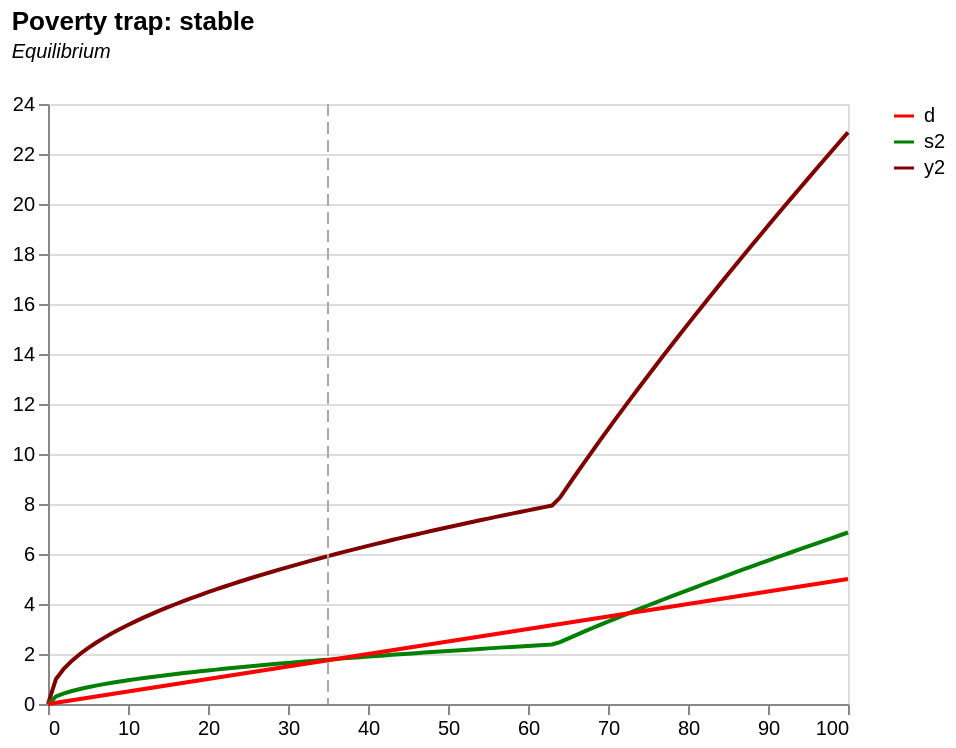

Write the Vega-Lite specification saved for this chart.
### Vega-Lite specification from a JSON file in a GitHub repository (floating-point values rounded to 4 significant figures)
{"$schema": "https://vega.github.io/schema/vega-lite/v5.json", "title": {"text": "Poverty trap: stable", "subtitle": ["Equilibrium", ""], "subtitleFontStyle": "italic", "subtitleFontSize": 10, "anchor": "start", "color": "black"}, "data": {"values": [{"k": "0", "y": "0", "s": "0", "s1": "0", "s2": "0", "s3": "0", "d": "0", "a": "0", "y2_a": "0", "y2_b": "0", "y2": "0", "a2": "0"}, {"k": "1", "y": "1", "s": "0.4", "s1": "0.2", "s2": "0.3", "s3": "0.9", "d": "0.05", "a": "0.35", "y2_a": "1", "y2_b": "0", "y2": "1", "a2": "0.25"}, {"k": "2", "y": "1.414213562", "s": "0.565685425", "s1": "0.4", "s2": "0.424264069", "s3": "1.8", "d": "0.1", "a": "0.465685425", "y2_a": "1.414213562", "y2_b": "0", "y2": "1.414213562", "a2": "0.324264069"}, {"k": "3", "y": "1.732050808", "s": "0.692820323", "s1": "0.6", "s2": "0.519615242", "s3": "2.7", "d": "0.15", "a": "0.542820323", "y2_a": "1.732050808", "y2_b": "0", "y2": "1.732050808", "a2": "0.369615242"}, {"k": "4", "y": "2", "s": "0.8", "s1": "0.8", "s2": "0.6", "s3": "3.6", "d": "0.2", "a": "0.6", "y2_a": "2", "y2_b": "0", "y2": "2", "a2": "0.4"}, {"k": "5", "y": "2.236067977", "s": "0.894427191", "s1": "1", "s2": "0.670820393", "s3": "4.5", "d": "0.25", "a": "0.644427191", "y2_a": "2.236067977", "y2_b": "0", "y2": "2.236067977", "a2": "0.420820393"}, {"k": "6", "y": "2.449489743", "s": "0.979795897", "s1": "1.2", "s2": "0.734846923", "s3": "5.4", "d": "0.3", "a": "0.679795897", "y2_a": "2.449489743", "y2_b": "0", "y2": "2.449489743", "a2": "0.434846923"}, {"k": "7", "y": "2.645751311", "s": "1.058300524", "s1": "1.4", "s2": "0.793725393", "s3": "6.3", "d": "0.35", "a": "0.708300524", "y2_a": "2.645751311", "y2_b": "0", "y2": "2.645751311", "a2": "0.443725393"}, {"k": "8", "y": "2.828427125", "s": "1.13137085", "s1": "1.6", "s2": "0.848528137", "s3": "7.2", "d": "0.4", "a": "0.73137085", "y2_a": "2.828427125", "y2_b": "0", "y2": "2.828427125", "a2": "0.448528137"}, {"k": "9", "y": "3", "s": "1.2", "s1": "1.8", "s2": "0.9", "s3": "8.1", "d": "0.45", "a": "0.75", "y2_a": "3", "y2_b": "0", "y2": "3", "a2": "0.45"}, {"k": "10", "y": "3.16227766", "s": "1.264911064", "s1": "2", "s2": "0.948683298", "s3": "9", "d": "0.5", "a": "0.764911064", "y2_a": "3.16227766", "y2_b": "0", "y2": "3.16227766", "a2": "0.448683298"}, {"k": "11", "y": "3.31662479", "s": "1.326649916", "s1": "2.2", "s2": "0.994987437", "s3": "9.9", "d": "0.55", "a": "0.776649916", "y2_a": "3.31662479", "y2_b": "0", "y2": "3.31662479", "a2": "0.444987437"}, {"k": "12", "y": "3.464101615", "s": "1.385640646", "s1": "2.4", "s2": "1.039230485", "s3": "10.8", "d": "0.6", "a": "0.785640646", "y2_a": "3.464101615", "y2_b": "0", "y2": "3.464101615", "a2": "0.439230485"}, {"k": "13", "y": "3.605551275", "s": "1.44222051", "s1": "2.6", "s2": "1.081665383", "s3": "11.7", "d": "0.65", "a": "0.79222051", "y2_a": "3.605551275", "y2_b": "0", "y2": "3.605551275", "a2": "0.431665383"}, {"k": "14", "y": "3.741657387", "s": "1.496662955", "s1": "2.8", "s2": "1.122497216", "s3": "12.6", "d": "0.7", "a": "0.796662955", "y2_a": "3.741657387", "y2_b": "0", "y2": "3.741657387", "a2": "0.422497216"}, {"k": "15", "y": "3.872983346", "s": "1.549193338", "s1": "3", "s2": "1.161895004", "s3": "13.5", "d": "0.75", "a": "0.799193338", "y2_a": "3.872983346", "y2_b": "0", "y2": "3.872983346", "a2": "0.411895004"}, {"k": "16", "y": "4", "s": "1.6", "s1": "3.2", "s2": "1.2", "s3": "14.4", "d": "0.8", "a": "0.8", "y2_a": "4", "y2_b": "0", "y2": "4", "a2": "0.4"}, {"k": "17", "y": "4.123105626", "s": "1.64924225", "s1": "3.4", "s2": "1.236931688", "s3": "15.3", "d": "0.85", "a": "0.79924225", "y2_a": "4.123105626", "y2_b": "0", "y2": "4.123105626", "a2": "0.386931688"}, {"k": "18", "y": "4.242640687", "s": "1.697056275", "s1": "3.6", "s2": "1.272792206", "s3": "16.2", "d": "0.9", "a": "0.797056275", "y2_a": "4.242640687", "y2_b": "0", "y2": "4.242640687", "a2": "0.372792206"}, {"k": "19", "y": "4.358898944", "s": "1.743559577", "s1": "3.8", "s2": "1.307669683", "s3": "17.1", "d": "0.95", "a": "0.793559577", "y2_a": "4.358898944", "y2_b": "0", "y2": "4.358898944", "a2": "0.357669683"}, {"k": "20", "y": "4.472135955", "s": "1.788854382", "s1": "4", "s2": "1.341640786", "s3": "18", "d": "1", "a": "0.788854382", "y2_a": "4.472135955", "y2_b": "0", "y2": "4.472135955", "a2": "0.341640786"}, {"k": "21", "y": "4.582575695", "s": "1.833030278", "s1": "4.2", "s2": "1.374772708", "s3": "18.9", "d": "1.05", "a": "0.783030278", "y2_a": "4.582575695", "y2_b": "0", "y2": "4.582575695", "a2": "0.324772708"}, {"k": "22", "y": "4.69041576", "s": "1.876166304", "s1": "4.4", "s2": "1.407124728", "s3": "19.8", "d": "1.1", "a": "0.776166304", "y2_a": "4.69041576", "y2_b": "0", "y2": "4.69041576", "a2": "0.307124728"}, {"k": "23", "y": "4.795831523", "s": "1.918332609", "s1": "4.6", "s2": "1.438749457", "s3": "20.7", "d": "1.15", "a": "0.768332609", "y2_a": "4.795831523", "y2_b": "0", "y2": "4.795831523", "a2": "0.288749457"}, {"k": "24", "y": "4.898979486", "s": "1.959591794", "s1": "4.8", "s2": "1.469693846", "s3": "21.6", "d": "1.2", "a": "0.759591794", "y2_a": "4.898979486", "y2_b": "0", "y2": "4.898979486", "a2": "0.269693846"}, {"k": "25", "y": "5", "s": "2", "s1": "5", "s2": "1.5", "s3": "22.5", "d": "1.25", "a": "0.75", "y2_a": "5", "y2_b": "0", "y2": "5", "a2": "0.25"}, {"k": "26", "y": "5.099019514", "s": "2.039607805", "s1": "5.2", "s2": "1.529705854", "s3": "23.4", "d": "1.3", "a": "0.739607805", "y2_a": "5.099019514", "y2_b": "0", "y2": "5.099019514", "a2": "0.229705854"}, {"k": "27", "y": "5.196152423", "s": "2.078460969", "s1": "5.4", "s2": "1.558845727", "s3": "24.3", "d": "1.35", "a": "0.728460969", "y2_a": "5.196152423", "y2_b": "0", "y2": "5.196152423", "a2": "0.208845727"}, {"k": "28", "y": "5.291502622", "s": "2.116601049", "s1": "5.6", "s2": "1.587450787", "s3": "25.2", "d": "1.4", "a": "0.716601049", "y2_a": "5.291502622", "y2_b": "0", "y2": "5.291502622", "a2": "0.187450787"}, {"k": "29", "y": "5.385164807", "s": "2.154065923", "s1": "5.8", "s2": "1.615549442", "s3": "26.1", "d": "1.45", "a": "0.704065923", "y2_a": "5.385164807", "y2_b": "0", "y2": "5.385164807", "a2": "0.165549442"}, {"k": "30", "y": "5.477225575", "s": "2.19089023", "s1": "6", "s2": "1.643167673", "s3": "27", "d": "1.5", "a": "0.69089023", "y2_a": "5.477225575", "y2_b": "0", "y2": "5.477225575", "a2": "0.143167673"}, {"k": "31", "y": "5.567764363", "s": "2.227105745", "s1": "6.2", "s2": "1.670329309", "s3": "27.9", "d": "1.55", "a": "0.677105745", "y2_a": "5.567764363", "y2_b": "0", "y2": "5.567764363", "a2": "0.120329309"}, {"k": "32", "y": "5.656854249", "s": "2.2627417", "s1": "6.4", "s2": "1.697056275", "s3": "28.8", "d": "1.6", "a": "0.6627417", "y2_a": "5.656854249", "y2_b": "0", "y2": "5.656854249", "a2": "0.097056275"}, {"k": "33", "y": "5.744562647", "s": "2.297825059", "s1": "6.6", "s2": "1.723368794", "s3": "29.7", "d": "1.65", "a": "0.647825059", "y2_a": "5.744562647", "y2_b": "0", "y2": "5.744562647", "a2": "0.073368794"}, {"k": "34", "y": "5.830951895", "s": "2.332380758", "s1": "6.8", "s2": "1.749285568", "s3": "30.6", "d": "1.7", "a": "0.632380758", "y2_a": "5.830951895", "y2_b": "0", "y2": "5.830951895", "a2": "0.049285568"}, {"k": "35", "y": "5.916079783", "s": "2.366431913", "s1": "7", "s2": "1.774823935", "s3": "31.5", "d": "1.75", "a": "0.616431913", "y2_a": "5.916079783", "y2_b": "0", "y2": "5.916079783", "a2": "0.024823935"}, {"k": "36", "y": "6", "s": "2.4", "s1": "7.2", "s2": "1.8", "s3": "32.4", "d": "1.8", "a": "0.6", "y2_a": "6", "y2_b": "0", "y2": "6", "a2": "0"}, {"k": "37", "y": "6.08276253", "s": "2.433105012", "s1": "7.4", "s2": "1.824828759", "s3": "33.3", "d": "1.85", "a": "0.583105012", "y2_a": "6.08276253", "y2_b": "0", "y2": "6.08276253", "a2": "-0.025171241"}, {"k": "38", "y": "6.164414003", "s": "2.465765601", "s1": "7.6", "s2": "1.849324201", "s3": "34.2", "d": "1.9", "a": "0.565765601", "y2_a": "6.164414003", "y2_b": "0", "y2": "6.164414003", "a2": "-0.050675799"}, {"k": "39", "y": "6.244997998", "s": "2.497999199", "s1": "7.8", "s2": "1.8734994", "s3": "35.1", "d": "1.95", "a": "0.547999199", "y2_a": "6.244997998", "y2_b": "0", "y2": "6.244997998", "a2": "-0.0765006"}, {"k": "40", "y": "6.32455532", "s": "2.529822128", "s1": "8", "s2": "1.897366596", "s3": "36", "d": "2", "a": "0.529822128", "y2_a": "6.32455532", "y2_b": "0", "y2": "6.32455532", "a2": "-0.102633404"}, {"k": "41", "y": "6.403124237", "s": "2.561249695", "s1": "8.2", "s2": "1.920937271", "s3": "36.9", "d": "2.05", "a": "0.511249695", "y2_a": "6.403124237", "y2_b": "0", "y2": "6.403124237", "a2": "-0.129062729"}, {"k": "42", "y": "6.480740698", "s": "2.592296279", "s1": "8.4", "s2": "1.94422221", "s3": "37.8", "d": "2.1", "a": "0.492296279", "y2_a": "6.480740698", "y2_b": "0", "y2": "6.480740698", "a2": "-0.15577779"}, {"k": "43", "y": "6.557438524", "s": "2.62297541", "s1": "8.6", "s2": "1.967231557", "s3": "38.7", "d": "2.15", "a": "0.47297541", "y2_a": "6.557438524", "y2_b": "0", "y2": "6.557438524", "a2": "-0.182768443"}, {"k": "44", "y": "6.633249581", "s": "2.653299832", "s1": "8.8", "s2": "1.989974874", "s3": "39.6", "d": "2.2", "a": "0.453299832", "y2_a": "6.633249581", "y2_b": "0", "y2": "6.633249581", "a2": "-0.210025126"}, {"k": "45", "y": "6.708203932", "s": "2.683281573", "s1": "9", "s2": "2.01246118", "s3": "40.5", "d": "2.25", "a": "0.433281573", "y2_a": "6.708203932", "y2_b": "0", "y2": "6.708203932", "a2": "-0.23753882"}, {"k": "46", "y": "6.782329983", "s": "2.712931993", "s1": "9.2", "s2": "2.034698995", "s3": "41.4", "d": "2.3", "a": "0.412931993", "y2_a": "6.782329983", "y2_b": "0", "y2": "6.782329983", "a2": "-0.265301005"}, {"k": "47", "y": "6.8556546", "s": "2.74226184", "s1": "9.4", "s2": "2.05669638", "s3": "42.3", "d": "2.35", "a": "0.39226184", "y2_a": "6.8556546", "y2_b": "0", "y2": "6.8556546", "a2": "-0.29330362"}, {"k": "48", "y": "6.92820323", "s": "2.771281292", "s1": "9.6", "s2": "2.078460969", "s3": "43.2", "d": "2.4", "a": "0.371281292", "y2_a": "6.92820323", "y2_b": "0", "y2": "6.92820323", "a2": "-0.321539031"}, {"k": "49", "y": "7", "s": "2.8", "s1": "9.8", "s2": "2.1", "s3": "44.1", "d": "2.45", "a": "0.35", "y2_a": "7", "y2_b": "0", "y2": "7", "a2": "-0.35"}, {"k": "50", "y": "7.071067812", "s": "2.828427125", "s1": "10", "s2": "2.121320344", "s3": "45", "d": "2.5", "a": "0.328427125", "y2_a": "7.071067812", "y2_b": "0", "y2": "7.071067812", "a2": "-0.378679656"}, {"k": "51", "y": "7.141428429", "s": "2.856571371", "s1": "10.2", "s2": "2.142428529", "s3": "45.9", "d": "2.55", "a": "0.306571371", "y2_a": "7.141428429", "y2_b": "1", "y2": "7.141428429", "a2": "-0.407571471"}, {"k": "52", "y": "7.211102551", "s": "2.88444102", "s1": "10.4", "s2": "2.163330765", "s3": "46.8", "d": "2.6", "a": "0.28444102", "y2_a": "7.211102551", "y2_b": "1.741101127", "y2": "7.211102551", "a2": "-0.436669235"}, {"k": "53", "y": "7.280109889", "s": "2.912043956", "s1": "10.6", "s2": "2.184032967", "s3": "47.7", "d": "2.65", "a": "0.262043956", "y2_a": "7.280109889", "y2_b": "2.408224685", "y2": "7.280109889", "a2": "-0.465967033"}, {"k": "54", "y": "7.348469228", "s": "2.939387691", "s1": "10.8", "s2": "2.204540769", "s3": "48.6", "d": "2.7", "a": "0.239387691", "y2_a": "7.348469228", "y2_b": "3.031433133", "y2": "7.348469228", "a2": "-0.495459231"}, {"k": "55", "y": "7.416198487", "s": "2.966479395", "s1": "11", "s2": "2.224859546", "s3": "49.5", "d": "2.75", "a": "0.216479395", "y2_a": "7.416198487", "y2_b": "3.623898318", "y2": "7.416198487", "a2": "-0.525140454"}, {"k": "56", "y": "7.483314774", "s": "2.993325909", "s1": "11.2", "s2": "2.244994432", "s3": "50.4", "d": "2.8", "a": "0.193325909", "y2_a": "7.483314774", "y2_b": "4.192962713", "y2": "7.483314774", "a2": "-0.555005568"}, {"k": "57", "y": "7.549834435", "s": "3.019933774", "s1": "11.4", "s2": "2.264950331", "s3": "51.3", "d": "2.85", "a": "0.169933774", "y2_a": "7.549834435", "y2_b": "4.743276394", "y2": "7.549834435", "a2": "-0.585049669"}, {"k": "58", "y": "7.615773106", "s": "3.046309242", "s1": "11.6", "s2": "2.284731932", "s3": "52.2", "d": "2.9", "a": "0.146309242", "y2_a": "7.615773106", "y2_b": "5.278031643", "y2": "7.615773106", "a2": "-0.615268068"}, {"k": "59", "y": "7.681145748", "s": "3.072458299", "s1": "11.8", "s2": "2.304343724", "s3": "53.1", "d": "2.95", "a": "0.122458299", "y2_a": "7.681145748", "y2_b": "5.799546135", "y2": "7.681145748", "a2": "-0.645656276"}, {"k": "60", "y": "7.745966692", "s": "3.098386677", "s1": "12", "s2": "2.323790008", "s3": "54", "d": "3", "a": "0.098386677", "y2_a": "7.745966692", "y2_b": "6.309573445", "y2": "7.745966692", "a2": "-0.676209992"}, {"k": "61", "y": "7.810249676", "s": "3.12409987", "s1": "12.2", "s2": "2.343074903", "s3": "54.9", "d": "3.05", "a": "0.07409987", "y2_a": "7.810249676", "y2_b": "6.809483128", "y2": "7.810249676", "a2": "-0.706925097"}, {"k": "62", "y": "7.874007874", "s": "3.14960315", "s1": "12.4", "s2": "2.362202362", "s3": "55.8", "d": "3.1", "a": "0.04960315", "y2_a": "7.874007874", "y2_b": "7.300372103", "y2": "7.874007874", "a2": "-0.737797638"}, {"k": "63", "y": "7.937253933", "s": "3.174901573", "s1": "12.6", "s2": "2.38117618", "s3": "56.7", "d": "3.15", "a": "0.024901573", "y2_a": "7.937253933", "y2_b": "7.783137122", "y2": "7.937253933", "a2": "-0.76882382"}, {"k": "64", "y": "8", "s": "3.2", "s1": "12.8", "s2": "2.477557162", "s3": "57.6", "d": "3.2", "a": "0", "y2_a": "8", "y2_b": "8.258523873", "y2": "8.258523873", "a2": "-0.722442838"}, {"k": "65", "y": "8.062257748", "s": "3.224903099", "s1": "13", "s2": "2.618148416", "s3": "58.5", "d": "3.25", "a": "-0.025096901", "y2_a": "8.062257748", "y2_b": "8.727161387", "y2": "8.727161387", "a2": "-0.631851584"}, {"k": "66", "y": "8.124038405", "s": "3.249615362", "s1": "13.2", "s2": "2.756876052", "s3": "59.4", "d": "3.3", "a": "-0.050384638", "y2_a": "8.124038405", "y2_b": "9.18958684", "y2": "9.18958684", "a2": "-0.543123948"}, {"k": "67", "y": "8.185352772", "s": "3.274141109", "s1": "13.4", "s2": "2.893879157", "s3": "60.3", "d": "3.35", "a": "-0.075858891", "y2_a": "8.185352772", "y2_b": "9.646263856", "y2": "9.646263856", "a2": "-0.456120843"}, {"k": "68", "y": "8.246211251", "s": "3.2984845", "s1": "13.6", "s2": "3.029278893", "s3": "61.2", "d": "3.4", "a": "-0.1015155", "y2_a": "8.246211251", "y2_b": "10.09759631", "y2": "10.09759631", "a2": "-0.370721107"}, {"k": "69", "y": "8.306623863", "s": "3.322649545", "s1": "13.8", "s2": "3.163181671", "s3": "62.1", "d": "3.45", "a": "-0.127350455", "y2_a": "8.306623863", "y2_b": "10.5439389", "y2": "10.5439389", "a2": "-0.286818329"}, {"k": "70", "y": "8.366600265", "s": "3.346640106", "s1": "14", "s2": "3.29568163", "s3": "63", "d": "3.5", "a": "-0.153359894", "y2_a": "8.366600265", "y2_b": "10.98560543", "y2": "10.98560543", "a2": "-0.20431837"}, {"k": "71", "y": "8.426149773", "s": "3.370459909", "s1": "14.2", "s2": "3.42686259", "s3": "63.9", "d": "3.55", "a": "-0.179540091", "y2_a": "8.426149773", "y2_b": "11.4228753", "y2": "11.4228753", "a2": "-0.12313741"}, {"k": "72", "y": "8.485281374", "s": "3.39411255", "s1": "14.4", "s2": "3.556799623", "s3": "64.8", "d": "3.6", "a": "-0.20588745", "y2_a": "8.485281374", "y2_b": "11.85599874", "y2": "11.85599874", "a2": "-0.043200377"}, {"k": "73", "y": "8.544003745", "s": "3.417601498", "s1": "14.6", "s2": "3.68556032", "s3": "65.7", "d": "3.65", "a": "-0.232398502", "y2_a": "8.544003745", "y2_b": "12.28520107", "y2": "12.28520107", "a2": "0.03556032"}, {"k": "74", "y": "8.602325267", "s": "3.440930107", "s1": "14.8", "s2": "3.813205828", "s3": "66.6", "d": "3.7", "a": "-0.259069893", "y2_a": "8.602325267", "y2_b": "12.71068609", "y2": "12.71068609", "a2": "0.113205828"}, {"k": "75", "y": "8.660254038", "s": "3.464101615", "s1": "15", "s2": "3.939791707", "s3": "67.5", "d": "3.75", "a": "-0.285898385", "y2_a": "8.660254038", "y2_b": "13.13263902", "y2": "13.13263902", "a2": "0.189791707"}, {"k": "76", "y": "8.717797887", "s": "3.487119155", "s1": "15.2", "s2": "4.065368643", "s3": "68.4", "d": "3.8", "a": "-0.312880845", "y2_a": "8.717797887", "y2_b": "13.55122881", "y2": "13.55122881", "a2": "0.265368643"}, {"k": "77", "y": "8.774964387", "s": "3.509985755", "s1": "15.4", "s2": "4.18998305", "s3": "69.3", "d": "3.85", "a": "-0.340014245", "y2_a": "8.774964387", "y2_b": "13.96661017", "y2": "13.96661017", "a2": "0.33998305"}, {"k": "78", "y": "8.831760866", "s": "3.532704347", "s1": "15.6", "s2": "4.313677566", "s3": "70.2", "d": "3.9", "a": "-0.367295653", "y2_a": "8.831760866", "y2_b": "14.37892522", "y2": "14.37892522", "a2": "0.413677566"}, {"k": "79", "y": "8.888194417", "s": "3.555277767", "s1": "15.8", "s2": "4.436491492", "s3": "71.1", "d": "3.95", "a": "-0.394722233", "y2_a": "8.888194417", "y2_b": "14.78830497", "y2": "14.78830497", "a2": "0.486491492"}, {"k": "80", "y": "8.94427191", "s": "3.577708764", "s1": "16", "s2": "4.558461157", "s3": "72", "d": "4", "a": "-0.422291236", "y2_a": "8.94427191", "y2_b": "15.19487052", "y2": "15.19487052", "a2": "0.558461157"}, {"k": "81", "y": "9", "s": "3.6", "s1": "16.2", "s2": "4.67962023", "s3": "72.9", "d": "4.05", "a": "-0.45", "y2_a": "9", "y2_b": "15.5987341", "y2": "15.5987341", "a2": "0.62962023"}, {"k": "82", "y": "9.055385138", "s": "3.622154055", "s1": "16.4", "s2": "4.8", "s3": "73.8", "d": "4.1", "a": "-0.477845945", "y2_a": "9.055385138", "y2_b": "16", "y2": "16", "a2": "0.7"}, {"k": "83", "y": "9.110433579", "s": "3.644173432", "s1": "16.6", "s2": "4.919629609", "s3": "74.7", "d": "4.15", "a": "-0.505826568", "y2_a": "9.110433579", "y2_b": "16.39876536", "y2": "16.39876536", "a2": "0.769629609"}, {"k": "84", "y": "9.16515139", "s": "3.666060556", "s1": "16.8", "s2": "5.03853626", "s3": "75.6", "d": "4.2", "a": "-0.533939444", "y2_a": "9.16515139", "y2_b": "16.79512087", "y2": "16.79512087", "a2": "0.83853626"}, {"k": "85", "y": "9.219544457", "s": "3.687817783", "s1": "17", "s2": "5.156745404", "s3": "76.5", "d": "4.25", "a": "-0.562182217", "y2_a": "9.219544457", "y2_b": "17.18915135", "y2": "17.18915135", "a2": "0.906745404"}, {"k": "86", "y": "9.273618495", "s": "3.709447398", "s1": "17.2", "s2": "5.274280893", "s3": "77.4", "d": "4.3", "a": "-0.590552602", "y2_a": "9.273618495", "y2_b": "17.58093631", "y2": "17.58093631", "a2": "0.974280893"}, {"k": "87", "y": "9.327379053", "s": "3.730951621", "s1": "17.4", "s2": "5.391165125", "s3": "78.3", "d": "4.35", "a": "-0.619048379", "y2_a": "9.327379053", "y2_b": "17.97055042", "y2": "17.97055042", "a2": "1.041165125"}, {"k": "88", "y": "9.38083152", "s": "3.752332608", "s1": "17.6", "s2": "5.507419171", "s3": "79.2", "d": "4.4", "a": "-0.647667392", "y2_a": "9.38083152", "y2_b": "18.3580639", "y2": "18.3580639", "a2": "1.107419171"}, {"k": "89", "y": "9.433981132", "s": "3.773592453", "s1": "17.8", "s2": "5.623062884", "s3": "80.1", "d": "4.45", "a": "-0.676407547", "y2_a": "9.433981132", "y2_b": "18.74354295", "y2": "18.74354295", "a2": "1.173062884"}, {"k": "90", "y": "9.486832981", "s": "3.794733192", "s1": "18", "s2": "5.738114999", "s3": "81", "d": "4.5", "a": "-0.705266808", "y2_a": "9.486832981", "y2_b": "19.12705", "y2": "19.12705", "a2": "1.238114999"}, {"k": "91", "y": "9.539392014", "s": "3.815756806", "s1": "18.2", "s2": "5.852593223", "s3": "81.9", "d": "4.55", "a": "-0.734243194", "y2_a": "9.539392014", "y2_b": "19.50864408", "y2": "19.50864408", "a2": "1.302593223"}, {"k": "92", "y": "9.591663047", "s": "3.836665219", "s1": "18.4", "s2": "5.966514316", "s3": "82.8", "d": "4.6", "a": "-0.763334781", "y2_a": "9.591663047", "y2_b": "19.88838105", "y2": "19.88838105", "a2": "1.366514316"}, {"k": "93", "y": "9.643650761", "s": "3.857460304", "s1": "18.6", "s2": "6.079894162", "s3": "83.7", "d": "4.65", "a": "-0.792539696", "y2_a": "9.643650761", "y2_b": "20.26631387", "y2": "20.26631387", "a2": "1.429894162"}, {"k": "94", "y": "9.695359715", "s": "3.878143886", "s1": "18.8", "s2": "6.192747831", "s3": "84.6", "d": "4.7", "a": "-0.821856114", "y2_a": "9.695359715", "y2_b": "20.64249277", "y2": "20.64249277", "a2": "1.492747831"}, {"k": "95", "y": "9.746794345", "s": "3.898717738", "s1": "19", "s2": "6.305089646", "s3": "85.5", "d": "4.75", "a": "-0.851282262", "y2_a": "9.746794345", "y2_b": "21.01696549", "y2": "21.01696549", "a2": "1.555089646"}, {"k": "96", "y": "9.797958971", "s": "3.919183588", "s1": "19.2", "s2": "6.416933226", "s3": "86.4", "d": "4.8", "a": "-0.880816412", "y2_a": "9.797958971", "y2_b": "21.38977742", "y2": "21.38977742", "a2": "1.616933226"}, {"k": "97", "y": "9.848857802", "s": "3.939543121", "s1": "19.4", "s2": "6.528291543", "s3": "87.3", "d": "4.85", "a": "-0.910456879", "y2_a": "9.848857802", "y2_b": "21.76097181", "y2": "21.76097181", "a2": "1.678291543"}, {"k": "98", "y": "9.899494937", "s": "3.959797975", "s1": "19.6", "s2": "6.639176963", "s3": "88.2", "d": "4.9", "a": "-0.940202025", "y2_a": "9.899494937", "y2_b": "22.13058988", "y2": "22.13058988", "a2": "1.739176963"}, {"k": "99", "y": "9.949874371", "s": "3.979949748", "s1": "19.8", "s2": "6.749601284", "s3": "89.1", "d": "4.95", "a": "-0.970050252", "y2_a": "9.949874371", "y2_b": "22.49867095", "y2": "22.49867095", "a2": "1.799601284"}, {"k": "100", "y": "10", "s": "4", "s1": "20", "s2": "6.859575779", "s3": "90", "d": "5", "a": "-1", "y2_a": "10", "y2_b": "22.8652526", "y2": "22.8652526", "a2": "1.859575779"}], "format": {"parse": {"k": "number"}}}, "transform": [{"fold": ["y2", "s2", "d"], "as": ["variable", "value"]}], "height": 300, "width": 400, "layer": [{"mark": {"type": "line", "strokeWidth": 2}, "encoding": {"x": {"field": "k", "type": "quantitative", "title": null, "axis": {"grid": false}}, "y": {"field": "value", "type": "quantitative", "title": null}, "color": {"field": "variable", "title": null, "scale": {"range": ["red", "green", "rgb(128,0,0)"]}}}}, {"mark": {"type": "rule", "color": "darkgray", "size": 1, "strokeDash": [6, 3]}, "encoding": {"x": {"datum": 35}}}]}
